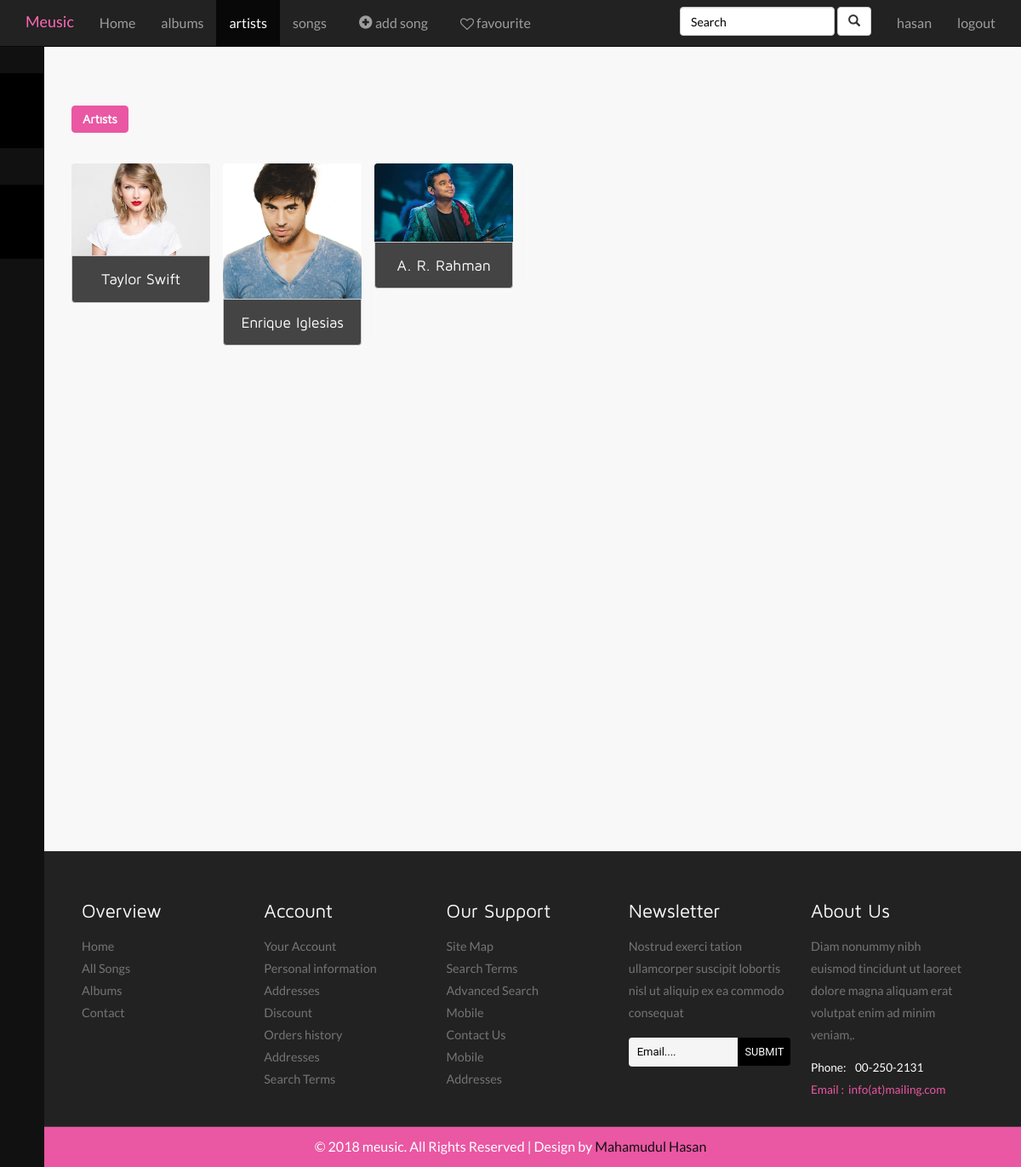
The app's page /artists/ (signed in), older data.
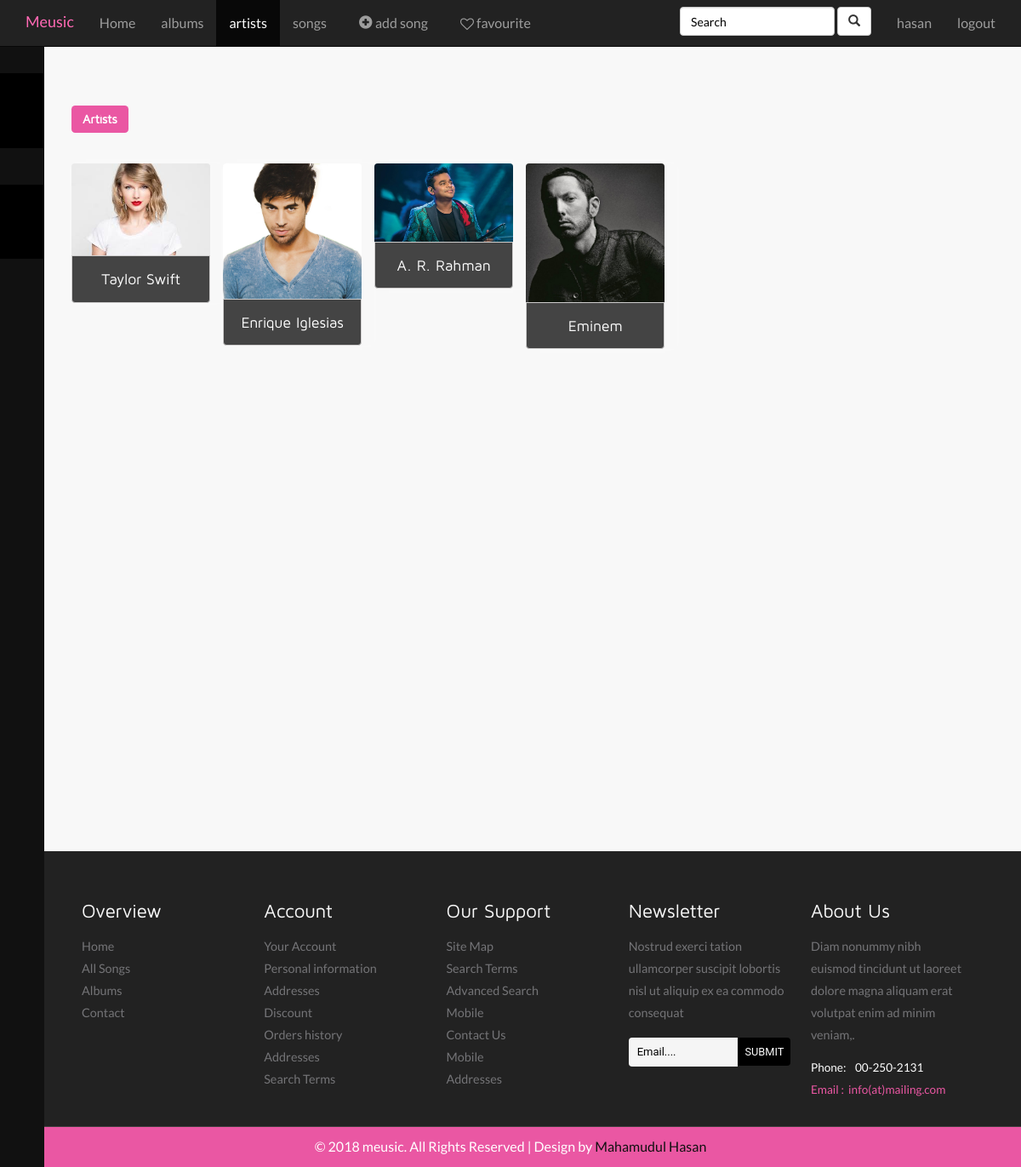
The same page, newer data.
### musicHome/models.py (models this page shows, shortened)
class Artist(models.Model):
    name = models.CharField(max_length=100)
    image = models.ImageField(upload_to="artist_image")
    detail = models.TextField(default="")

### musicHome/views.py (the view)
# urls.py: path("artists/", views.radio, name="radio"),
def radio(request):
    username = request.user.username
    if request.user.is_authenticated:
        artists = Artist.objects.all()
        context = {"artists": artists, "username": username, "log": log}
        return render(request, 'musicHome/radio.html', context)
    return render(request, 'musicHome/login.html', {'error_message': 'Please login first'})

### musicHome/templates/musicHome/radio.html (shortened to what this page needs)
{% extends "musicHome/base.html" %}
    {% load staticfiles %}
        {% block body %}
			<div id="page-wrapper">
				<div class="inner-content">
				      <div class="music-browse">
						<div class="browse">
								<div class="tittle-head two">
									<h3 class="tittle"><span class="new">Artists </span></h3>
									<div class="clearfix"> </div>
								</div>
								<div class="bs-example bs-example-tabs" role="tabpanel" data-example-id="togglable-tabs">
								<div id="myTabContent" class="tab-content">
								  <div role="tabpanel" class="tab-pane fade active in" id="home" aria-labelledby="home-tab">
									<div class="browse-inner">
								{% for artist in artists %}
									<div class="col-md-3 artist-grid">
										<a  href="{% url "artist_detail" artist.id %}"><img src="{{ artist.image.url }}" title="{{ artist.name }}"></a>
                                        <a class="art" href="{% url "artist_detail" artist.id %}">{{ artist.name }}</a>
                                    </div>
                                {% endfor %}
											<div class="clearfix"> </div>
										</div>
								  </div>
								</div>
							</div>
						</div>
									</div>
							</div>
            </div>
        {% endblock %}

Row changes from the older to the newer data that the page shows:
added Artist: image (picture), name "Eminem"
